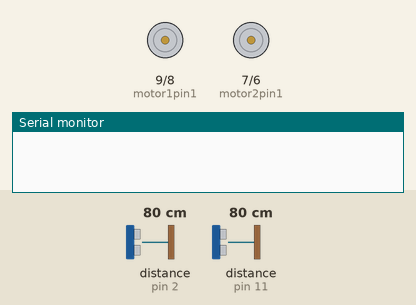
Bench run of a sketch on a simulated Arduino Uno, built with avr-gcc and run on an emulated ATmega328P. Parts: motor-driver pin pairs drawn as motors (green arrow = first pin HIGH = forward, orange = second pin HIGH = backward, longer = more drive, scaled by the enable pin), the last lines printed to the serial monitor. Wiring (inferred from the names in the program): 2 × ultrasonic range finder: trigger pin 3, echo pin 2 / trigger pin 12, echo pin 11. The inputs (shaded band) are chosen by the test bench; at power-on: distance to the obstacle (sensors on pin 2, pin 11) 80 cm. The echo pulse lasts 58.3 µs per cm.

Above: at 0.1 s.
At 9.2 s:
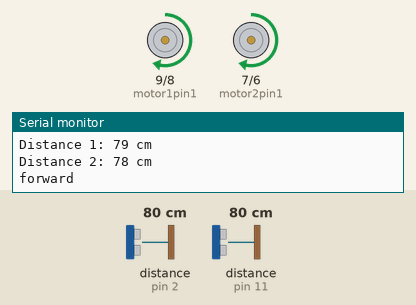
9.3 s: distance to the obstacle (sensor on pin 2) set to 19 cm
10.8 s: distance to the obstacle (sensor on pin 2) set to 15 cm
At 12.3 s:
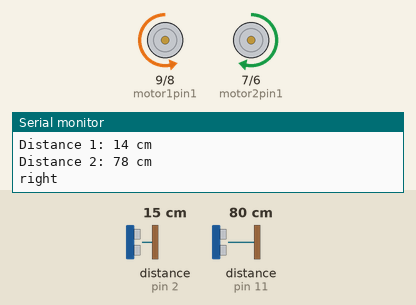
Timing chart, 0 to 18.3 s (numbered marks = the images above; inputs shaded):
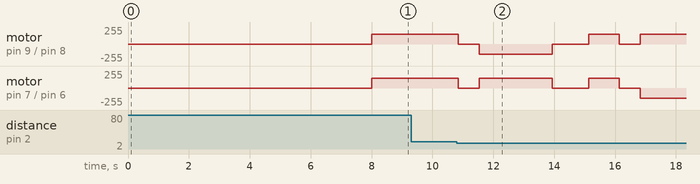

The sketch:

task_3_code_2_actuators.ino
```cpp
// Code by Abhishek M

// define the two IR sensor inputs pins


//using the L298N, define the MOTOR in1 and in2 of the board
int ENA = 10;
int motor1pin1 = 9;
int motor1pin2 = 8;
int motor2pin1 = 7;
int motor2pin2 = 6;
int ENB = 5;

int echo1 = 2;
int trig1 = 3;
int echo2 = 11;
int trig2 = 12;

int Loop1 = 1;
int max_distance = 15;
int counter = 0;
int count_max = 48; //changes length traveled, one count is 0.25L

long duration1, duration2;
int distance1, distance2;

int max_speed = 150;
int delay_time = 1385; //delay time for turn functions
int turn_delay = 200; //time between obstacle evasion movements

void setup() {
  Serial.begin(9600);
  pinMode(motor1pin1, OUTPUT);
  pinMode(motor1pin2, OUTPUT);
  pinMode(ENA, OUTPUT);
  pinMode(motor2pin1, OUTPUT);
  pinMode(motor2pin2, OUTPUT);
  pinMode(ENB, OUTPUT);

  pinMode(trig1, OUTPUT);
  pinMode(echo1, INPUT);
  pinMode(trig2, OUTPUT);
  pinMode(echo2, INPUT);

  delay(8000);
}


void loop() {
  analogWrite(ENA, max_speed); //Controlling speed (0 = off and 255 = max speed)
  analogWrite(ENB, max_speed); //Controlling speed (0 = off and 255 = max speed)

  ultrasonic();
  if (distance1 > max_distance) {
    forward_count();
  }
  else {

    FINISH();
    delay(turn_delay);

    right_turn_90();
    FINISH();
    delay(turn_delay);

    forward();
    delay(1000);
    FINISH();
    delay(turn_delay);

    left_turn_90();
    FINISH();
    delay(turn_delay);

    for (int i = 0; i <= 8; i++) {//counter for this specific length traveled
      ultrasonic();
      forward_count();
    }
    FINISH();
    delay(turn_delay);

    left_turn_90();
    FINISH();
    delay(turn_delay);

    forward();
    delay(1000);
    FINISH();
    delay(turn_delay);

    right_turn_90();
    FINISH();
    delay(turn_delay);
  }
}


void forward_count() {
  forward();
  delay(100);
  counter++;
  Serial.println(counter);
  if (counter == count_max) {
    FINISH();
    exit(0);
  }
}

void left() {

  digitalWrite(motor1pin1, HIGH);
  digitalWrite(motor1pin2, LOW);

  digitalWrite(motor2pin1, LOW);
  digitalWrite(motor2pin2, HIGH);
  Serial.println("left");
  delay(1000);

}

void right() {

  digitalWrite(motor1pin1, LOW);
  digitalWrite(motor1pin2, HIGH);

  digitalWrite(motor2pin1, HIGH);
  digitalWrite(motor2pin2, LOW);

  Serial.println("right");
  delay(1000);
}

void backward() {

  digitalWrite(motor1pin1, LOW);
  digitalWrite(motor1pin2, HIGH);

  digitalWrite(motor2pin1, LOW);
  digitalWrite(motor2pin2, HIGH);

  Serial.println("backward");

}

void forward() {

  digitalWrite(motor1pin1, HIGH);
  digitalWrite(motor1pin2, LOW);

  digitalWrite(motor2pin1, HIGH);
  digitalWrite(motor2pin2, LOW);

  Serial.println("forward");

}

void FINISH() {

  digitalWrite(motor1pin1, LOW);
  digitalWrite(motor1pin2, LOW);

  digitalWrite(motor2pin1, LOW);
  digitalWrite(motor2pin2, LOW);

  delay(500);

}

void right_turn_90() {
  right();
  delay(delay_time);
  FINISH();

}

void left_turn_90() {
  left();
  delay(delay_time + 50);
  FINISH();
}

void ultrasonic() {
  ultrasonic1();
  ultrasonic2();
}

void ultrasonic1() {

  digitalWrite(trig1, LOW);
  delayMicroseconds(2);

  digitalWrite(trig1, HIGH);

  delayMicroseconds(10);
  digitalWrite(trig1, LOW);

  duration1 = pulseIn(echo1, HIGH);

  distance1 = duration1 * 0.034 / 2;

  Serial.print("Distance 1: ");
  Serial.print(distance1);
  Serial.println(" cm");
}

void ultrasonic2() {

  digitalWrite(trig2, LOW);
  delayMicroseconds(2);

  digitalWrite(trig2, HIGH);

  delayMicroseconds(10);
  digitalWrite(trig2, LOW);

  duration2 = pulseIn(echo2, HIGH);

  distance2 = duration2 * 0.034 / 2;

  Serial.print("Distance 2: ");
  Serial.print(distance2);
  Serial.println(" cm");
}
```

Measured:
- the behaviour switches between 17 and 16 cm on distance to the obstacle (sensor on pin 2) (found by bisection; images 1 and 2)
